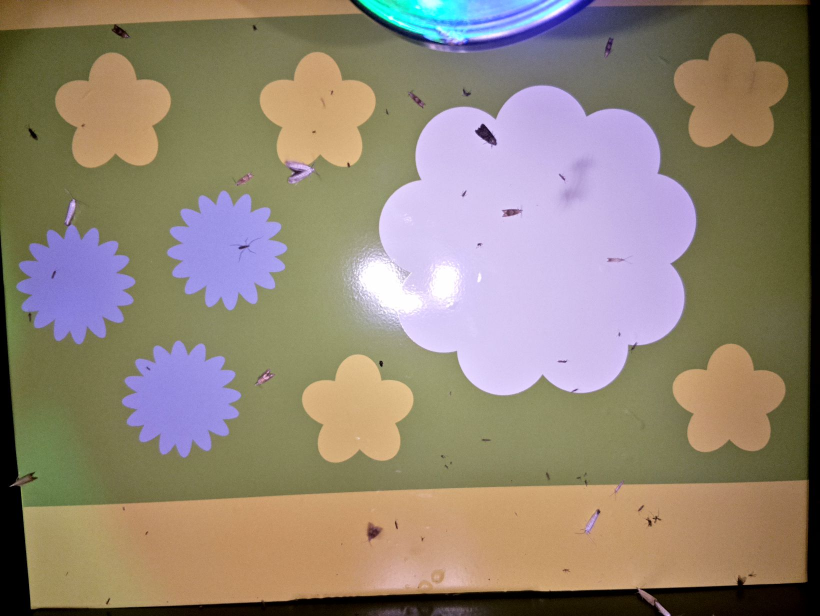
#> input picture Experiments/background_subtraction_homography_masks/20230714235848.jpg, 1640 x 1232 px, found by its file name (shown at 1/2 size)
$ jupyter execute opencv_contours_mask.ipynb
#> lines starting #> are read from the running program, lines starting #| are printed output that depends on the picture; after the words box and inside, x2 and y2 are one past the last pixel; in counts of white or black regions, pixels touching at a corner belong together
[cell 1]
import cv2 as cv
from google.colab.patches import cv2_imshow as imshow

[cell 2]
# clean = cv.imread('/content/drive/MyDrive/background_subtraction/20230714235848_lama.jpg')
clean = cv.imread('/content/drive/MyDrive/background_subtraction/20230714235848.jpg')
#> clean is the input picture: shape (1232, 1640, 3); mean B, G, R 116.7, 132.7, 145.1

[cell 3]
clean_gray = cv.cvtColor(clean, cv.COLOR_BGR2GRAY)
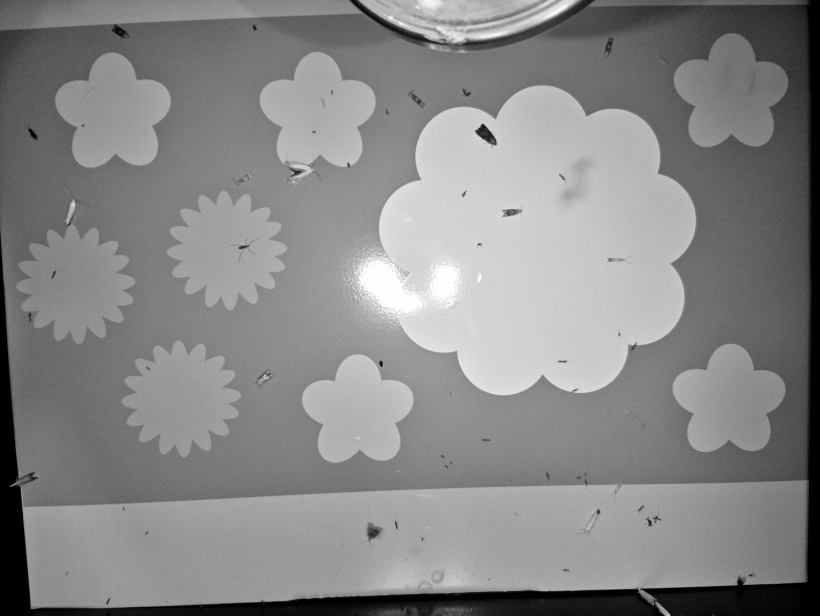
#> clean_gray: shape (1232, 1640) (shown at 1/2 size); min 0, max 255, mean 134.5
clean_blurred = cv.GaussianBlur(clean_gray, (3, 3), 0)
clean_edged = cv.Canny(clean_blurred, 0, 70)
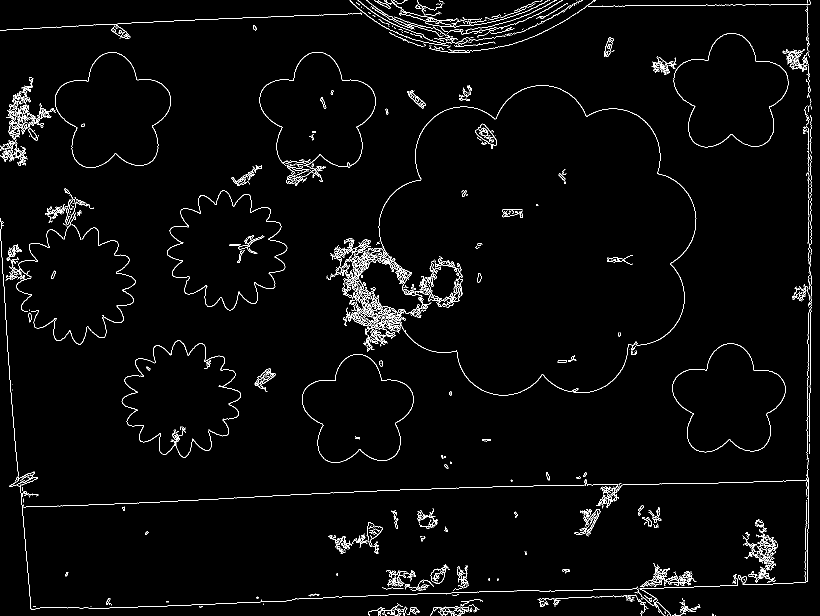
#> clean_edged: shape (1232, 1640) (shown at 1/2 size); 2.4% white in thin lines or dots

# ret, thresh = cv.threshold(clean_gray, 127, 255, 0)
contours, hierarchy = cv.findContours(clean_edged, cv.RETR_EXTERNAL, cv.CHAIN_APPROX_SIMPLE)
#> contours = 509 contours, 398 with area under 20; largest, box (x1, y1, x2, y2) and area: (110, 104, 342, 336) 35678, (1347, 66, 1578, 295) 35136, (1345, 687, 1572, 905) 32820, (604, 708, 827, 926) 32222, (708, 171, 1393, 791) 2174

[cell 4]
imshow(clean_edged)

[cell 5]
cnt = cv.drawContours(clean, contours, -1, (0,255,0), -1)
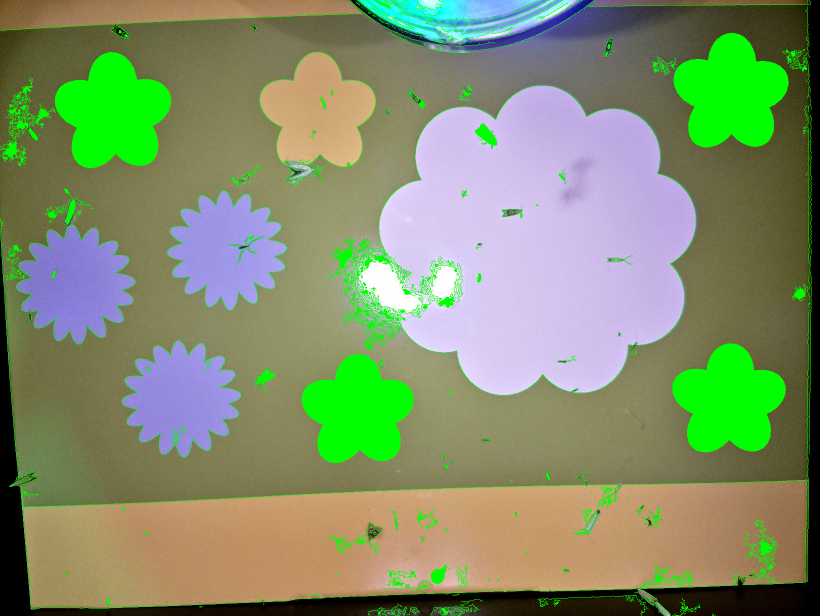
#> cnt: shape (1232, 1640, 3) (shown at 1/2 size); mean B, G, R 106.3, 143.4, 129.1
imshow(cnt)

[cell 6]
clean = cv.imread('/content/drive/MyDrive/background_subtraction/20230714235848.jpg')
cnt = contours[167]
#> cnt = contour of 335 points, box (x1, y1, x2, y2) (604, 708, 827, 926), area 32222
imshow(cv.drawContours(clean, [cnt], 0, (0,255,0), 3))
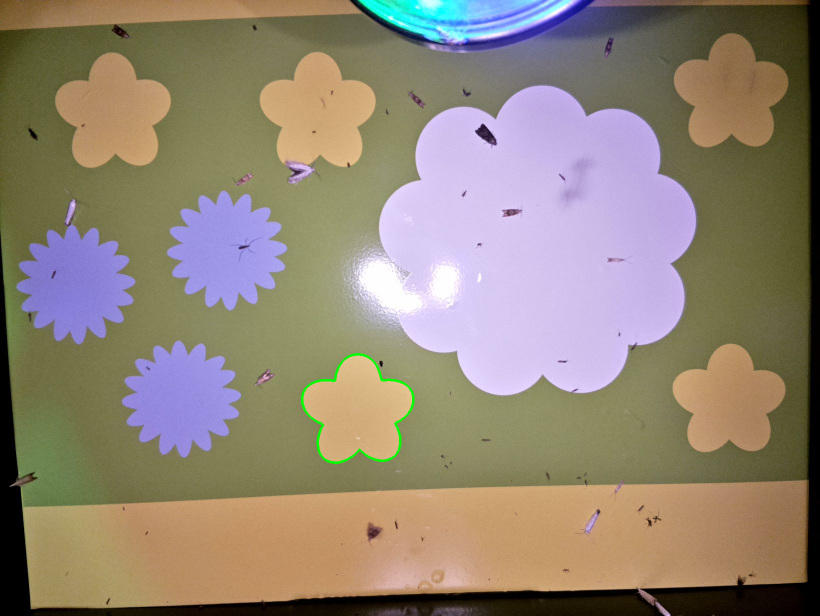
#> shown: shape (1232, 1640, 3) (shown at 1/2 size); mean B, G, R 116.5, 132.9, 144.8

[cell 7]
len(contours)
#> Out = 509

[cell 8]
cv.contourArea(cnt)/3
#> Out = 10740.8

[cell 9]
small_contours = []
for cnt in contours:
  if cv.contourArea(cnt) < 10740:
    small_contours.append(cnt)
#> this loop made 509 passes
#> cnt on passes 1, 2, 7: [[1430, 1230], [1430, 1231]], [[1335, 1229], [1335, 1230], [1334, 1231], [1336, 1229]], [[798, 1222], [798, 1223], [799, 1223]]
#> after the loop, small_contours = 505 contours, 398 with area under 20; largest, box (x1, y1, x2, y2) and area: (708, 171, 1393, 791) 2174, (0, 154, 68, 332) 1595, (653, 476, 742, 560) 1096, (950, 247, 994, 298) 944, (1485, 1038, 1556, 1166) 829

[cell 10]
clean = cv.imread('/content/drive/MyDrive/background_subtraction/20230714235848.jpg')
imshow(cv.drawContours(clean, small_contours, -1, (0,255,0), 3))
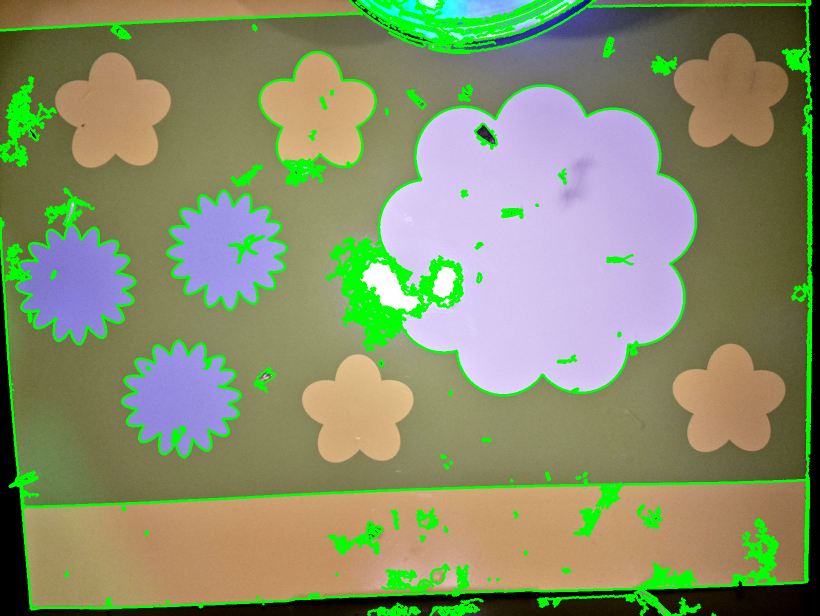
#> shown: shape (1232, 1640, 3) (shown at 1/2 size); mean B, G, R 106.4, 143.2, 134.1

$ run again, with Experiments/background_subtraction_homography_masks/178_20200618011145_f.jpg copied over Experiments/background_subtraction_homography_masks/20230714235848.jpg
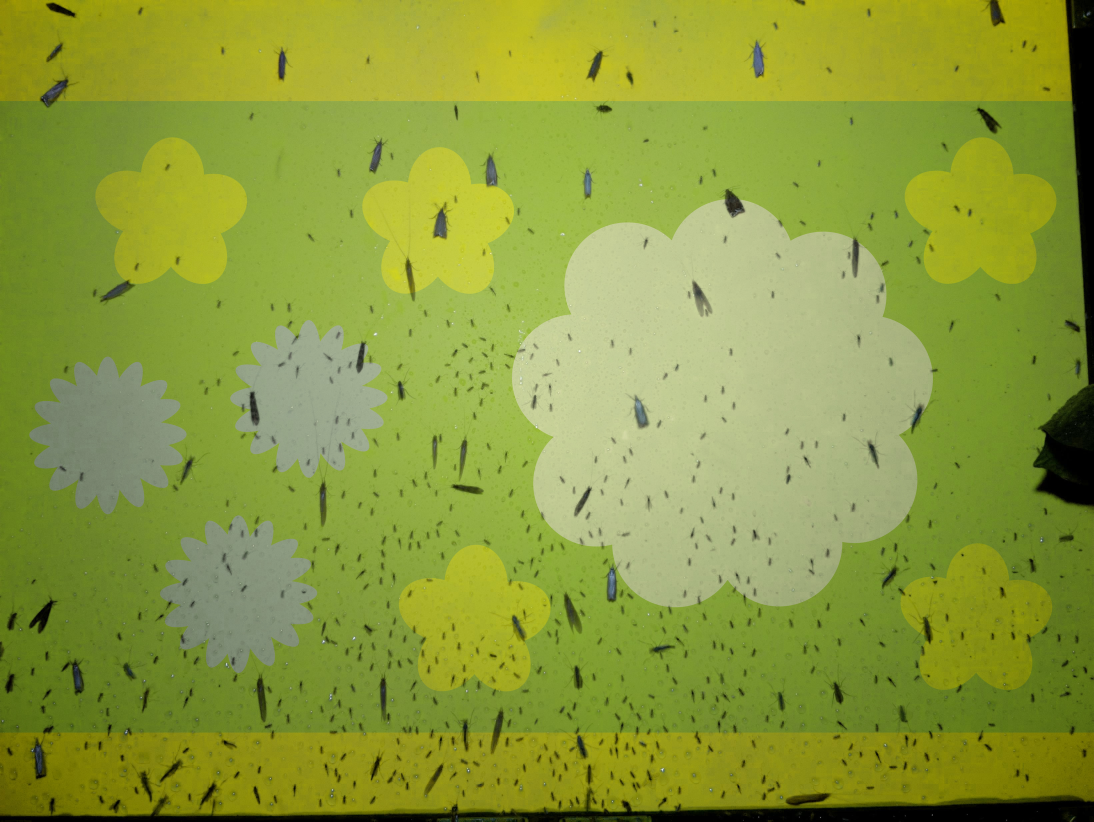
#> input picture Experiments/background_subtraction_homography_masks/178_20200618011145_f.jpg, 3280 x 2464 px, found by its file name (shown at 1/3 size)
#> clean is the input picture: shape (2464, 3280, 3); mean B, G, R 59.7, 155, 138.9
#> `clean_edged = cv.Canny(clean_blurred, 0, 70)`:
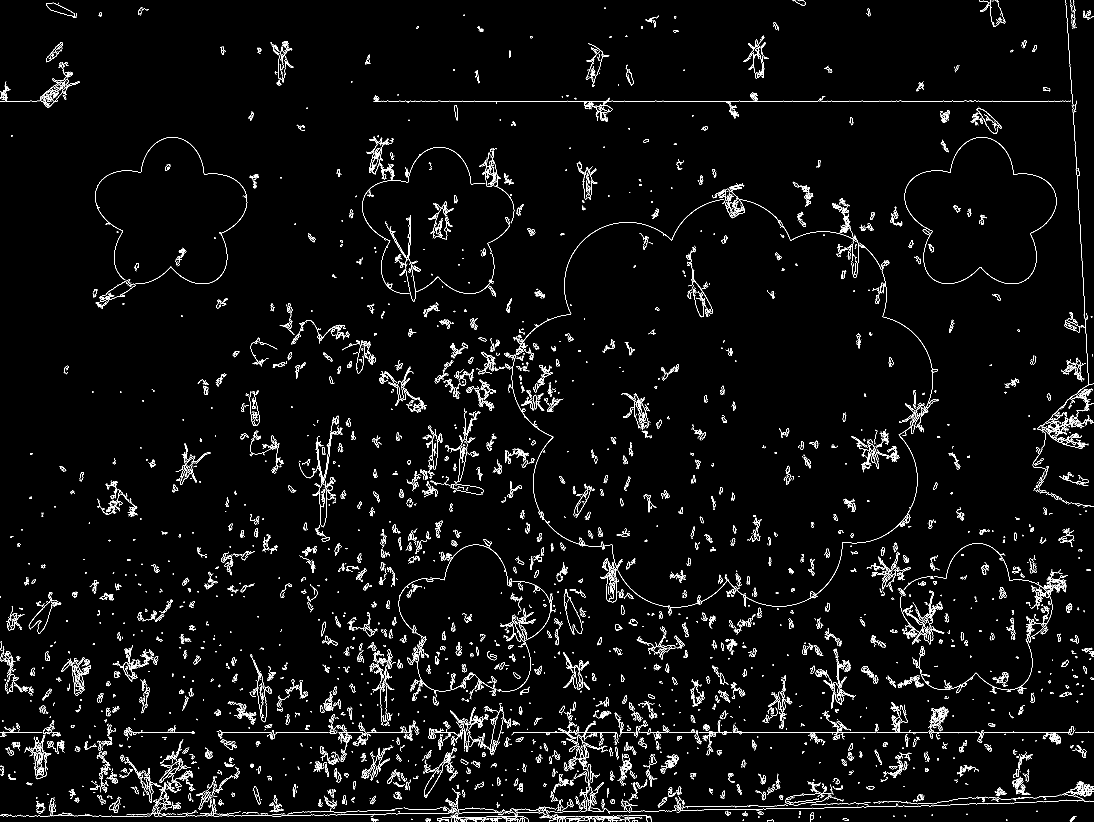
#> clean_edged: shape (2464, 3280) (shown at 1/3 size); 2.5% white in thin lines or dots
#> contours = 4683 contours, 3964 with area under 20; largest, box (x1, y1, x2, y2) and area: (2713, 411, 3170, 852) 134927, (86, 1776, 184, 1901) 2892, (1787, 277, 2476, 366) 1107, (3126, 1251, 3265, 1345) 828, (2349, 595, 2577, 833) 596
#> `cnt = contours[167]`: cnt = contour of 10 points, box (x1, y1, x2, y2) (1362, 2419, 1370, 2422), area 2
#> `len(contours)`: Out = 4683
#> `cv.contourArea(cnt)/3`: Out = 0.667
#> the loop `for cnt in contours:` made 4683 passes
#> cnt on passes 2, 5, 14: [[1852, 2461], [1853, 2462], [1854, 2461]], [[3018, 2459], [3018, 2461], [3021, 2461], [3021, 2459]], [[1409, 2458], [1409, 2459], [1414, 2459], [1410, 2459]]
#> after the loop `for cnt in contours:`: small_contours = 4682 contours, 3964 with area under 20; largest, box (x1, y1, x2, y2) and area: (86, 1776, 184, 1901) 2892, (1787, 277, 2476, 366) 1107, (3126, 1251, 3265, 1345) 828, (2349, 595, 2577, 833) 596, (2793, 2119, 2846, 2171) 474
#> `imshow(cv.drawContours(clean, small_contours, -1, (0,255,0), 3))`:
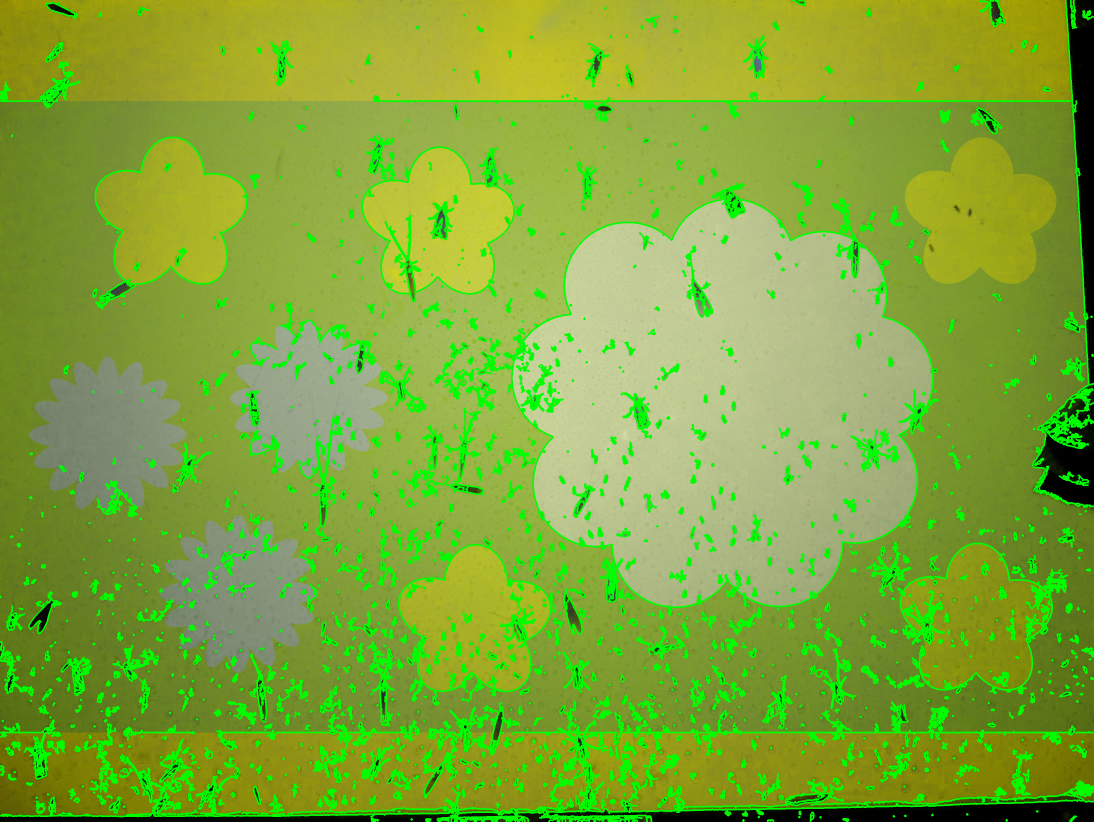
#> shown: shape (2464, 3280, 3) (shown at 1/3 size); mean B, G, R 55.3, 167.1, 127.9
